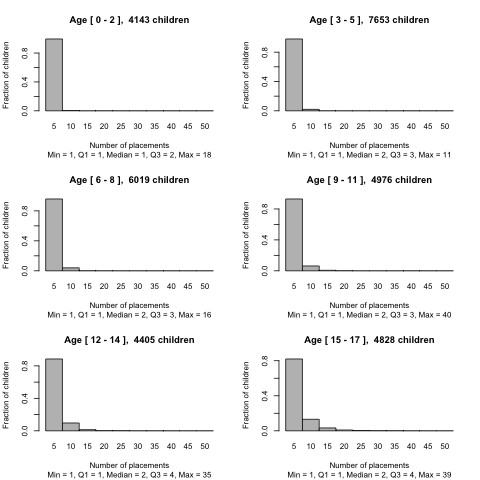

Recreate this plot in R.
customHistogram <- function(histogram, mainTitle, xLabel,
                            yLabel, fiveNumberSummary)
{
  #If there are n bars in the histogram, then 
  #histogram$breaks is an array of (n+1) points, including
  #the start-point of first bucket and last point of last bucket.
  #histogram$counts is an array of n numbers.
  nBars <- length(histogram$counts);
  totalFreq <- sum(histogram$counts);
  heights <- histogram$counts/totalFreq;
  widths <- c();
  barLabels <- c();
  width <- histogram$mids[2] - histogram$mids[1];
  #cat(paste("nBars = ", nBars, "\n"));
  for (i in 1:nBars)
  {
    widths[i] <- width;
    barLabels[i] <- as.character(histogram$breaks[i+1]);
  }
   subTitle <- paste("Min = ", fiveNumberSummary[1],
                    ", Q1 = ", fiveNumberSummary[2],
                    ", Median = ", fiveNumberSummary[3],
                    ", Q3 = ", fiveNumberSummary[4],
                    ", Max = ", fiveNumberSummary[5], sep = "");
  barplot(height = heights, width = widths, xlim = c(0, max(histogram$breaks)),
          beside = TRUE, horiz = FALSE, main = mainTitle, xlab = xLabel,
          ylab = yLabel, space = 0, axisnames = TRUE, names.arg = barLabels, 
          sub = subTitle
          );
}

nPlacements_by_age <- function()
{
  library(RPostgreSQL);
  con <- dbConnect(PostgreSQL(), user="indcs", host="sandbox.in.mycasebook.org", port="5432",dbname="casebook2_sandbox");
  png("nPlacements_by_age.png");
  max_age <- 18;
  bucket_size_age <- 3;
  n_age_buckets <-  ceiling(max_age/bucket_size_age);
  plots_per_row <- 2;
  n_rows_of_plots <- ceiling(n_age_buckets/plots_per_row);
  par(mfrow=c(n_rows_of_plots, plots_per_row));

  for (i in 1:n_age_buckets)
  {
    start_age <- (i-1)*bucket_size_age;
    end_age <- min(i*bucket_size_age - 1, max_age);
    statement <- paste("select people.id, ",
    " count(physical_location_records.id) as nPlacements", 
                     " from people, physical_location_records",
                     " where people.id = physical_location_records.person_id",
                     " and physical_location_records.physical_location_type = 'PhysicalLocation::Placement'",
                     " and fn_get_date_first_assessment(people.id) is not NULL",
                     " and people.date_of_birth is not NULL",
    " and extract(year from age(fn_get_date_first_assessment(people.id), ", 
                                 "people.date_of_birth)) between ",
                      start_age, " and ", end_age,
                     " group by people.id " ,
                    sep = "");
    res <- dbSendQuery(con, statement);
    data <- fetch(res, n = -1);
    edges <- c(0, 5, 10, 15, 20, 25, 30, 35, 40, 45, 50);
    histogram <- hist(data[,2], breaks = edges, plot = FALSE);
    customHistogram(histogram = histogram, 
         mainTitle = paste("Age [", start_age, "-", end_age, "], ", nrow(data), "children", sep = " "),
         xLabel = "Number of placements", yLabel = "Fraction of children",
         fivenum(data[,2]));
  }
  dbDisconnect(con);
  dev.off();
}

